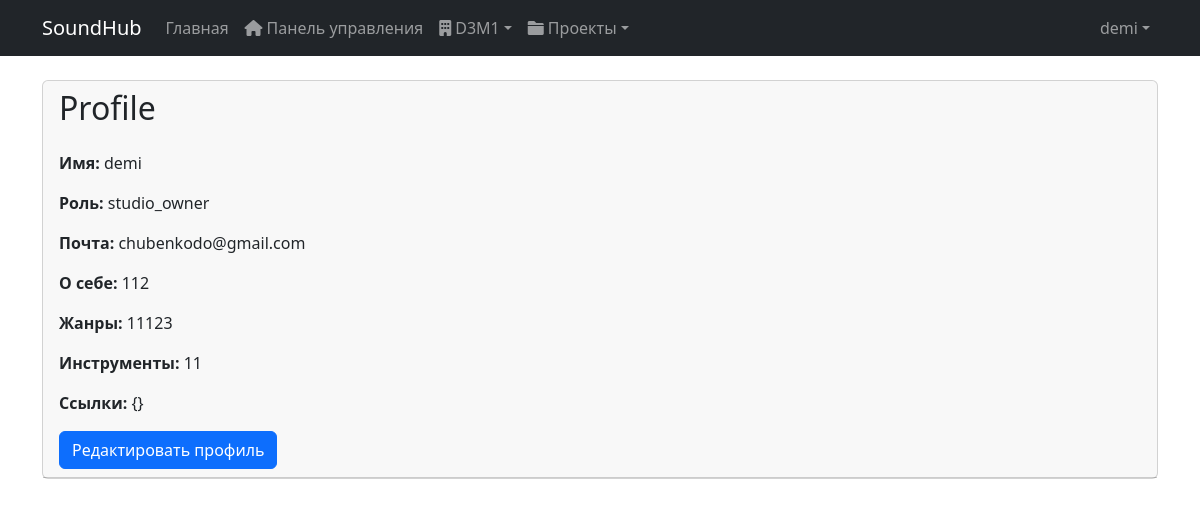
The page /api/users/profile (signed in) on the database its author committed.
### studios/models.py (models this page shows)
class Studio(models.Model):
    name = models.CharField(max_length=255)
    owner = models.ForeignKey(User, related_name='owned_studios', on_delete=models.CASCADE)
    workers = models.ManyToManyField(User, related_name='work_studios')
    description = models.TextField()
    address = models.TextField()
    equipment_list = models.JSONField(default=list)
    pricing = models.JSONField(default=dict)  # Формат: {"service_type": price}
    commission_percent = models.DecimalField(max_digits=5, decimal_places=2)  # Комиссия студии

### users/models.py (models this page shows)
class User(AbstractUser):
    USER_TYPES = (
        ('musician', 'Музыкант'),
        ('studio_owner', 'Владелец студии'),
        ('studio_worker', 'Работник студии')
    )
    user_type = models.CharField(max_length=20, choices=USER_TYPES)
    phone = models.CharField(max_length=20, blank=True)
    is_verified = models.BooleanField(default=False)

class UserProfile(models.Model):
    user = models.OneToOneField(User, on_delete=models.CASCADE)
    avatar = models.ImageField(upload_to='avatars/')
    bio = models.TextField(blank=True)
    social_links = models.JSONField(default=dict)
    instruments = models.JSONField(default=list)
    genres = models.JSONField(default=list)
    studio = models.ForeignKey('studios.Studio', null=True, blank=True, on_delete=models.SET_NULL)

### users/views.py (the view, shortened to what this page needs)
# urls.py: path('profile', profile, name='profile'),
@login_required
def profile(request):
    user = User.objects.get(username=request.user.username)
    return render(request, 'profile.html', {'user': user})

### chats/models.py (called while the page is built)
    def get_last_message(self):
        return self.messages.order_by('-created_at').first()

### templates/profile.html (shortened to what this page needs)
{% extends 'base.html' %}
{% block content %}
  <div class="container mt-4">
    <div class="row">
      <div class="col-md-12">
        <div class="card">
          <div class="card-header">
            <h2 class="mb-0">Profile</h2>
            <br>
            <p>
              <strong>Имя:</strong> {{ user.username }}
            </p>
            <p>
              <strong>Роль:</strong> {{ user.user_type }}
            </p>
            <p>
              <strong>Почта:</strong> {{ user.email }}
            </p>
            <p>
              <strong>О себе:</strong> {{ user.userprofile.bio }}
            </p>
            <p>
              <strong>Жанры:</strong> {{ user.userprofile.genres|join:', ' }}
            </p>
            <p>
              <strong>Инструменты:</strong> {{ user.userprofile.instruments|join:', ' }}
            </p>
            <p>
              <strong>Ссылки:</strong> {{ user.userprofile.social_links }}
            </p>
            <button class="btn btn-primary" data-bs-toggle="modal" data-bs-target="#editProfileModal">Редактировать профиль</button>
          </div>
        </div>
      </div>
    </div>
  </div>
{% endblock %}

### templates/base.html (shortened to what this page needs)
<!DOCTYPE html>
<html lang="ru">
  <head>
    <link href="https://cdn.jsdelivr.net/npm/bootstrap@5.3.0/dist/css/bootstrap.min.css" rel="stylesheet" />
    <link rel="stylesheet" href="https://cdnjs.cloudflare.com/ajax/libs/font-awesome/6.0.0/css/all.min.css" />
  </head>
  <body>
    <nav class="navbar navbar-expand-lg navbar-dark bg-dark">
      <div class="container">
        <a class="navbar-brand" href="{% url 'index' %}">SoundHub</a>
        <div class="collapse navbar-collapse" id="navbarNav">
          <ul class="navbar-nav me-auto">
            <li class="nav-item">
              <a class="nav-link" href="{% url 'index' %}">Главная</a>
            </li>
            {% if user.is_authenticated %}
              {% if user.user_type == 'musician' %}
                <li class="nav-item">
                  <a class="nav-link" href="{% url 'musician_dashboard' %}"><i class="fas fa-home me-1"></i>Панель управления</a>
                </li>
                <li class="nav-item">
                  <a class="nav-link" href="{% url 'studios:studios_list' %}"><i class="fas fa-plus me-1"></i>Создать проект</a>
                </li>
                <li class="nav-item dropdown">
                  <a class="nav-link dropdown-toggle" href="#" id="projectsDropdown" role="button" data-bs-toggle="dropdown"><i class="fas fa-folder me-1"></i>Мои проекты</a>
                  <ul class="dropdown-menu">
                    {% for project in user.client_projects.all|slice:':5' %}
                      <li>
                        <a class="dropdown-item" href="{% url 'chats:project_chat' project.id %}">
                          {{ project.title }}
                          {% if project.chat.get_last_message and not project.chat.get_last_message.is_read and project.chat.get_last_message.sender != user %}
                            <span class="badge bg-danger">Новое</span>
                          {% endif %}
                        </a>
                      </li>
                    {% empty %}
                      <li>
                        <span class="dropdown-item text-muted">Нет проектов</span>
                      </li>
                    {% endfor %}
                    {% if user.client_projects.count > 5 %}
                      <li>
                        <hr class="dropdown-divider" />
                      </li>
                      <li>
                        <a class="dropdown-item" href="{% url 'musician_projects' %}">Все проекты</a>
                      </li>
                    {% endif %}
                  </ul>
                </li>
              {% elif user.user_type == 'studio_owner' %}
                <li class="nav-item">
                  <a class="nav-link" href="{% url 'studio_owner_dashboard' %}"><i class="fas fa-home me-1"></i>Панель управления</a>
                </li>
                {% if user.owned_studios.exists %}
                  {% with studio=user.owned_studios.first %}
                    <li class="nav-item dropdown">
                      <a class="nav-link dropdown-toggle" href="#" id="studioDropdown" role="button" data-bs-toggle="dropdown"><i class="fas fa-building me-1"></i>{{ studio.name }}</a>
                    </li>
                    <li class="nav-item dropdown">
                      <a class="nav-link dropdown-toggle" href="#" id="projectsDropdown" role="button" data-bs-toggle="dropdown"><i class="fas fa-folder me-1"></i>Проекты</a>
                    </li>
                  {% endwith %}
                {% endif %}
              {% endif %}
            {% endif %}
          </ul>
          <ul class="navbar-nav">
            {% if user.is_authenticated %}
              <li class="nav-item dropdown">
                <a class="nav-link dropdown-toggle" href="#" id="navbarDropdown" role="button" data-bs-toggle="dropdown">{{ user.username }}</a>
              </li>
            {% endif %}
          </ul>
        </div>
      </div>
    </nav>
    {% block content %}
    {% endblock %}
  </body>
</html>

### rows shown on the page
Studio: name "D3M1"
User: username "demi", user_type "studio_owner", email "chubenkodo@gmail.com", userprofile.bio "112", userprofile.genres "11123", userprofile.instruments "11", userprofile.social_links "{}"
